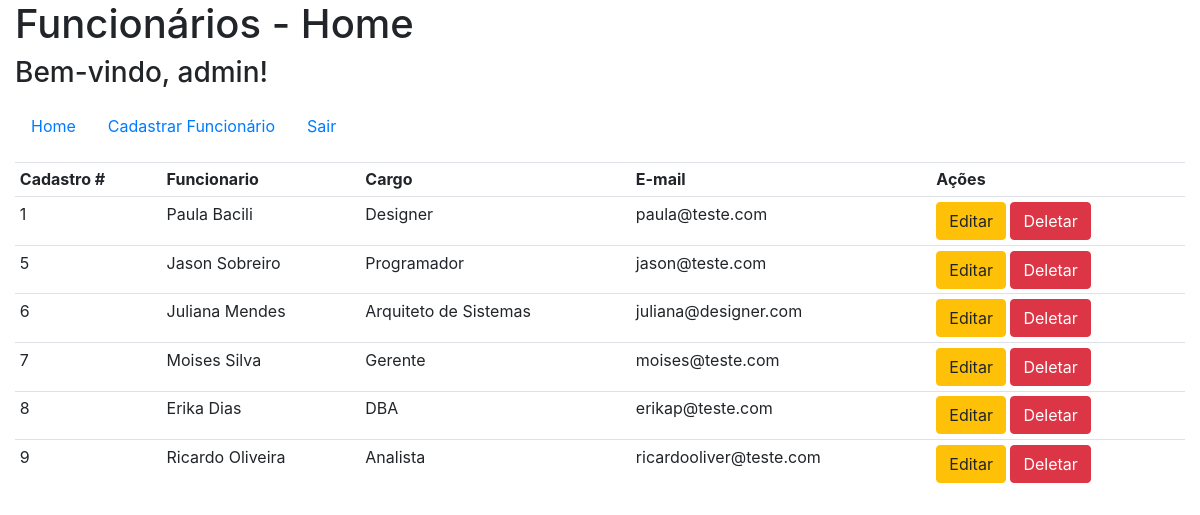
The app's page /index.php (signed in) with its own data.
### tables this page shows
CREATE TABLE `funcionarios_tb` (
  `id_funcionario` int(11) NOT NULL,
  `nome` varchar(100) NOT NULL,
  `cargo` varchar(50) NOT NULL,
  `email` varchar(50) NOT NULL
);

### DAO.php (the view, shortened to what this page needs)
<?php
include_once 'conn.php';
function select_funcionario()
{
	global $conn;
	$sql = "SELECT * FROM funcionarios_tb";
	$result = mysqli_query($conn, $sql);
	if (mysqli_affected_rows($conn) > 0)
	{
		$info = '';
		$info .= '<table class="table table-hover table-sm">';
		$info .= 	'<tr>';
		$info .= 		'<th>Cadastro #</th>';
		$info .= 		'<th>Funcionario</th>';
		$info .= 		'<th>Cargo</th>';
		$info .= 		'<th>E-mail</th>';
		$info .= 		'<th>Ações</th>';
		$info .= 	'</tr>';
		while ($func = mysqli_fetch_assoc($result))
		{
			$info .= '<tr>';
			foreach ($func as $key => $value)
			{
				if ($key == 'id_funcionario')
				{
					$id_funcionario = $value;
				}
				$info .= "<td>". $value . "</td>";
			}
			$info .= '<td>';
			$info .= 	'<a href="editar.php?id_funcionario='.$id_funcionario.'" class="btn btn-warning">Editar</a>  ';
			$info .= 	'<a href="deletar.php?id_funcionario='.$id_funcionario.'" class="btn btn-danger" onclick="return confirm(\'Tem certeza que deseja excluir este Funcionario?\')">Deletar</a>' ;
			$info .= '</td>';
			$info .= '</tr>';
		}
		$info .= '</table>';
		return $info;
	}
	else
	{
		return '<h3>Não há funcionários cadastrados</h3>';
	}
}
?>

### index.php (shortened to what this page needs)
<!DOCTYPE html>
<html lang="pt-br">
<head>
	<link rel="stylesheet" href="https://cdn.jsdelivr.net/npm/bootstrap@4.5.3/dist/css/bootstrap.min.css">
</head>
<body class="container-fluid">
	<h1>Funcionários - Home</h1>
	<h3>Bem-vindo, <?php echo $_SESSION['username']; ?>!</h3>
	<p><?php include_once 'menu.php'; ?></p>
	<?php
	include_once 'func.php';
	exibir_funcionarios();
	?>
</body>
</html>

### menu.php
<nav>
	<ul class="nav">
		<li class="nav-item"><a href="index.php" class="nav-link">Home</a></li>
		<li class="nav-item"><a href="cadastrar.php" class="nav-link">Cadastrar Funcionário</a></li>
		<li class="nav-item"><a href="logout.php" class="nav-link">Sair</a></li>
	</ul>
</nav>

### func.php (shortened to what this page needs)
<?php
include_once 'DAO.php';
function exibir_funcionarios()
{
	echo select_funcionario();
}
?>

### records on screen
funcionarios_tb: id_funcionario "1", nome "Paula Bacili", cargo "Designer", email "paula@teste.com"
funcionarios_tb: id_funcionario "5", nome "Jason Sobreiro", cargo "Programador", email "jason@teste.com"
funcionarios_tb: id_funcionario "6", nome "Juliana Mendes", cargo "Arquiteto de Sistemas", email "juliana@designer.com"
funcionarios_tb: id_funcionario "7", nome "Moises Silva", cargo "Gerente", email "moises@teste.com"
funcionarios_tb: id_funcionario "8", nome "Erika Dias", cargo "DBA", email "erikap@teste.com"
funcionarios_tb: id_funcionario "9", nome "Ricardo Oliveira", cargo "Analista", email "ricardooliver@teste.com"

### other values on screen
$_SESSION['username'] "admin"
